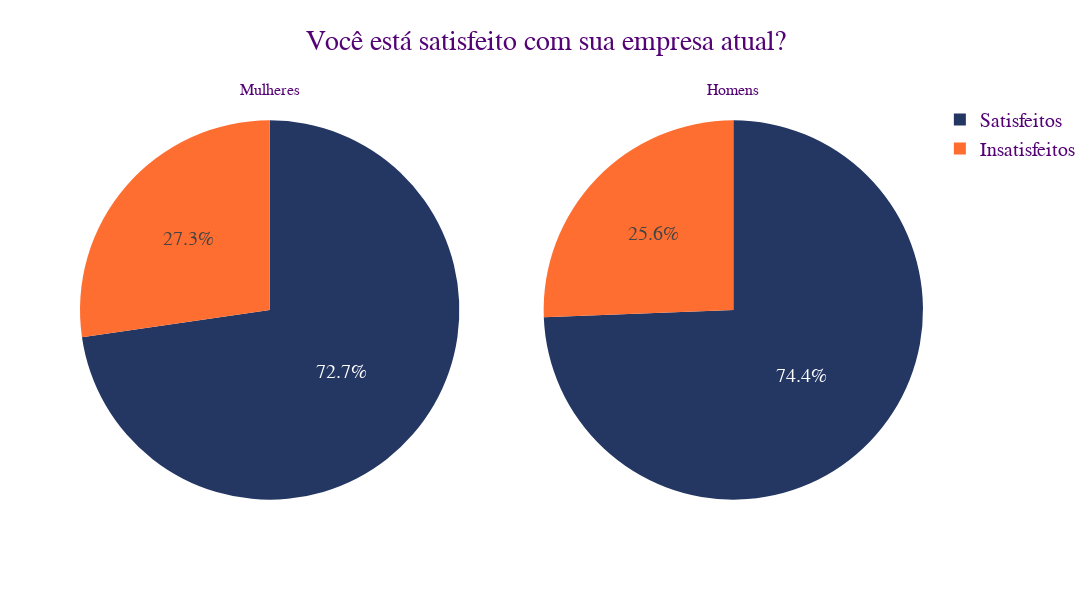

Notebook cell for this chart:
### Code cell
title={'text': 'Você está satisfeito com sua empresa atual?',
       'y':0.95,
       'x':0.5,
       'xanchor': 'center',
       'yanchor': 'top'}

fonte = {'family': FONTE,
        'size': 20,
        'color': COR_FONTE}

# Satisfeitos = 1.0
# Insatisfeitos = 0.0

sat_fem = len(df_fem.loc[df_fem['Você está satisfeito na sua empresa atual?'] == 1.0])
insat_fem = len(df_fem.loc[df_fem['Você está satisfeito na sua empresa atual?'] == 0.0])

sat_masc = len(df_masc.loc[df_masc['Você está satisfeito na sua empresa atual?'] == 1.0])
insat_masc = len(df_masc.loc[df_masc['Você está satisfeito na sua empresa atual?'] == 0.0])

labels = ['Satisfeitos','Insatisfeitos']
values_f = [sat_fem , insat_fem]
values_m = [sat_masc, insat_masc]

fig = make_subplots(rows=1, cols=2, specs=[[{'type':'domain'}, {'type':'domain'}]], subplot_titles=['Mulheres', 'Homens'])

fig.add_trace(go.Pie(labels=labels, values=values_f, name='Nível de satisfação com a empresa entre mulheres'), 1, 1)
fig.add_trace(go.Pie(labels=labels, values=values_m, name='Nível de satisfação com a empresa entre homens'), 1, 2)
fig.update_layout(title=title, width=1500, height=600, font=fonte)
fig.update_traces(textfont_size=20, marker_colors=paleta)

fig.show()

### Figure 1 — Plotly figure (JSON) as saved in the notebook; plotly's stock layout.template omitted (floating-point values rounded to 4 significant figures)
{"data": [{"domain": {"x": [0, 0.45], "y": [0, 1]}, "labels": ["Satisfeitos", "Insatisfeitos"], "marker": {"colors": ["rgb(36, 55, 99)", "rgb(255, 110, 49)", "rgb(255, 235, 183)", "rgb(173, 142, 112)"]}, "name": "Nível de satisfação com a empresa entre mulheres", "textfont": {"size": 20}, "type": "pie", "values": [317, 119]}, {"domain": {"x": [0.55, 1], "y": [0, 1]}, "labels": ["Satisfeitos", "Insatisfeitos"], "marker": {"colors": ["rgb(36, 55, 99)", "rgb(255, 110, 49)", "rgb(255, 235, 183)", "rgb(173, 142, 112)"]}, "name": "Nível de satisfação com a empresa entre homens", "textfont": {"size": 20}, "type": "pie", "values": [1429, 492]}], "layout": {"annotations": [{"font": {"size": 16}, "showarrow": false, "text": "Mulheres", "x": 0.225, "xanchor": "center", "xref": "paper", "y": 1, "yanchor": "bottom", "yref": "paper"}, {"font": {"size": 16}, "showarrow": false, "text": "Homens", "x": 0.775, "xanchor": "center", "xref": "paper", "y": 1, "yanchor": "bottom", "yref": "paper"}], "font": {"color": "rgb(84, 3, 117)", "family": "Arial", "size": 20}, "height": 600, "title": {"text": "Você está satisfeito com sua empresa atual?", "x": 0.5, "xanchor": "center", "y": 0.95, "yanchor": "top"}, "width": 1500}}
